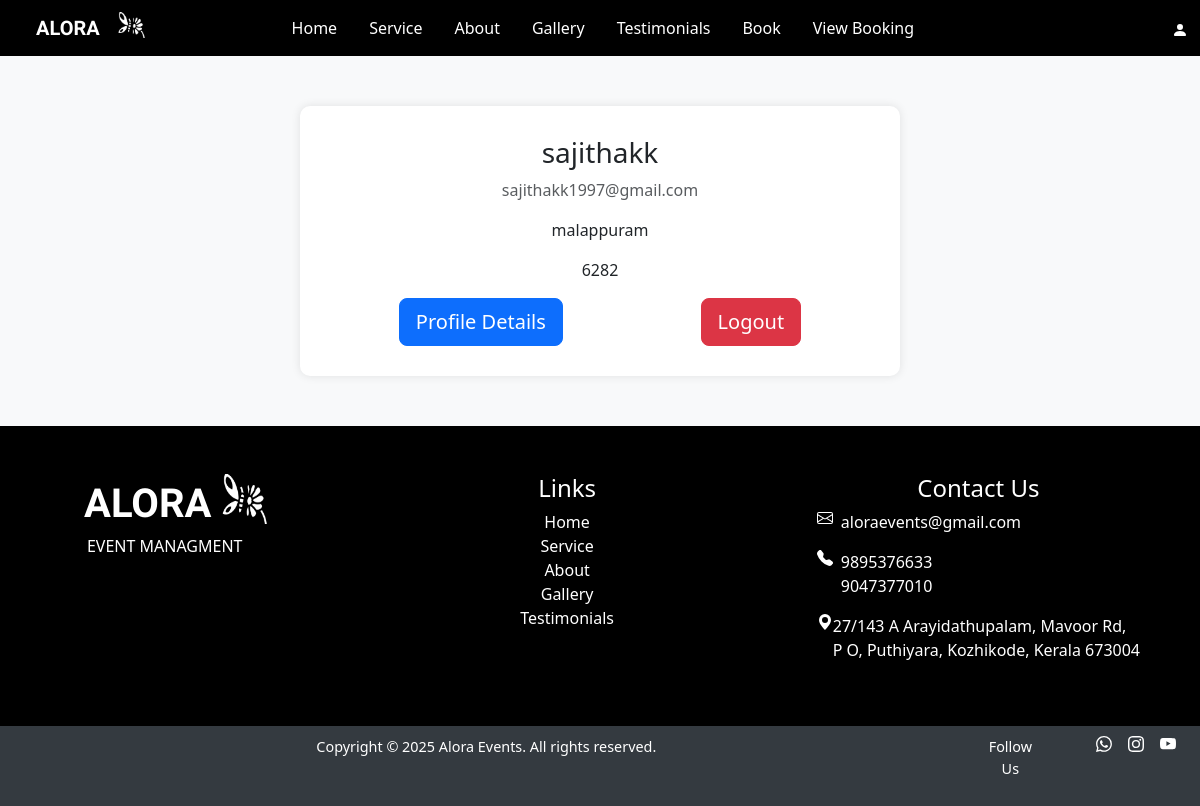
Page /profile (signed in) on the earlier database version.
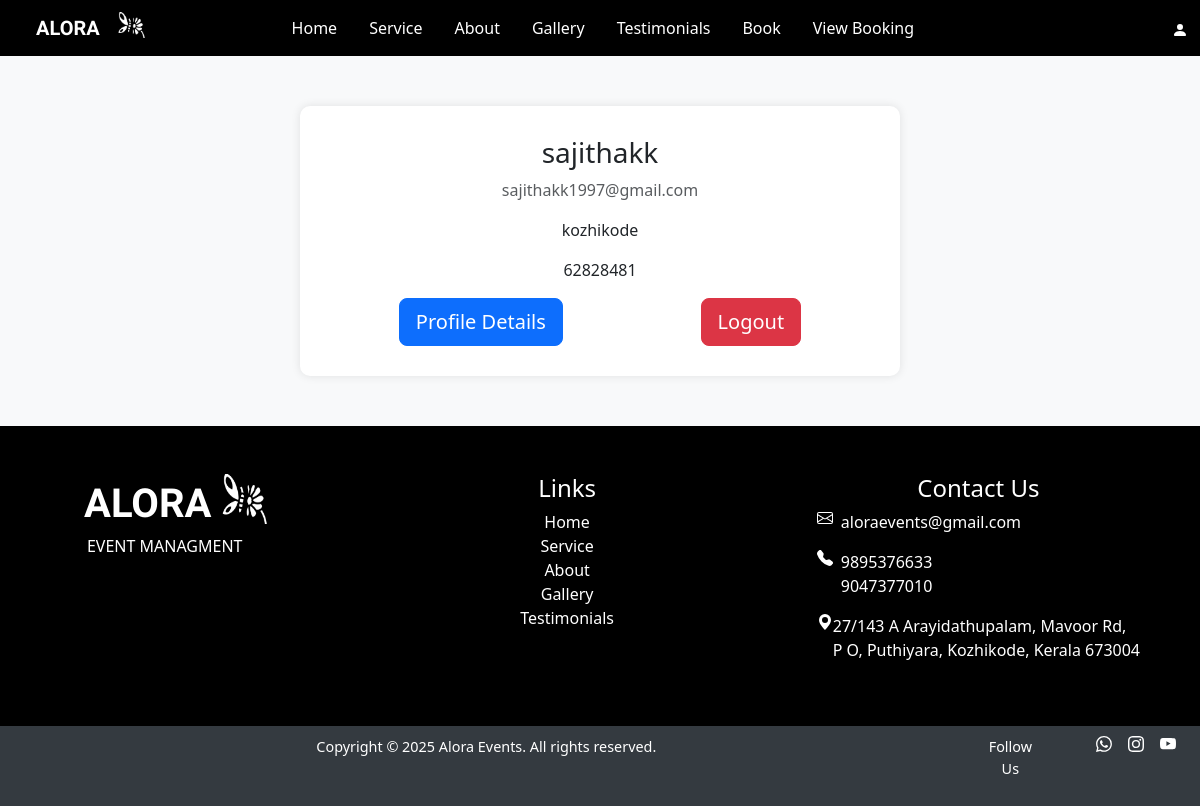
Same page on the later database version.
### event/models.py (models this page shows, shortened)
class User_details(models.Model):
    user_id=models.ForeignKey(User,on_delete=models.CASCADE)
    phone_number=models.IntegerField()
    address=models.TextField()
    gender=models.CharField(max_length=10)

### event/views.py (the view)
# urls.py: path('profile',views.Profile,name='profile'),
def Profile(request):
    data=User.objects.get(id=request.user.id)
    user=User_details.objects.get(user_id=data)
    return render(request,'profile.html',{'details':user})

### templates/profile.html (shortened to what this page needs)
{% extends 'alora_user.html' %}
{% load static %}
{% block content %}
    <div class="container profile-container">
        <h3>{{details.user_id.username}}</h3>
        <p class="text-muted">{{details.user_id.email}}</p>
        <p> {{details.address}}</p>
        <p> {{details.phone_number}}</p>
        <div class="d-flex justify-content-around ">
        <a href="{% url 'edit'  %}"><button type="button" class="btn btn-primary btn-lg">Profile Details</button></a>
        <a href="{% url 'logout' %}"><button type="button" class="btn btn-danger btn-lg"> Logout</button></a>
        </div>
    </div>
    {% endblock content %}

Differences in the rows shown:
changed User_details "sajithakk": address "malappuram" → "kozhikode"; phone_number "6282" → "62828481"
